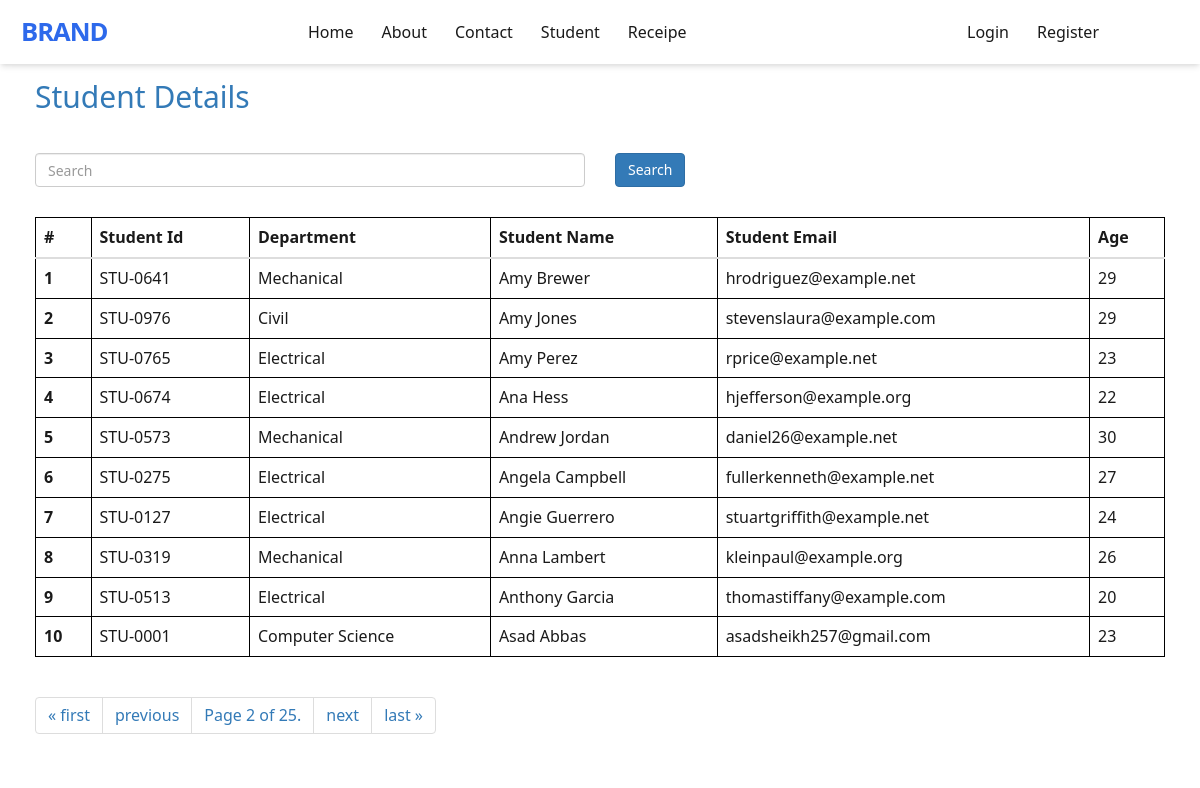
The app's page /student/?page=2 with its own data.
### vege/models.py (models this page shows)
class Student(models.Model):
    department = models.ForeignKey(Department, related_name='depart', on_delete=models.CASCADE)
    student_id = models.OneToOneField(StudentID, related_name='studentid', on_delete=models.CASCADE)
    student_name = models.CharField(max_length=100)
    student_email = models.EmailField(max_length=100)
    student_age = models.IntegerField(default=18)
    student_address = models.TextField()
    def __str__(self) -> str:
        return self.student_name
    class Meta:
        ordering = ['student_name']
        verbose_name  = 'student'

class StudentID(models.Model):
    student_id = models.CharField(max_length=100)
    def __str__(self) -> str:
        return self.student_id

class Department(models.Model):
    department = models.CharField(max_length=100)
    def __str__(self) -> str:
        return self.department
    class Meta:
        ordering = ['department']

### vege/views.py (the view, shortened to what this page needs)
# urls.py: path('student/', get_student, name="student"),
def get_student(request):
    queryset = Student.objects.all()
    paginator = Paginator(queryset, 10)  # Show 25 contacts per page.
    page_number = request.GET.get("page", 1)
    page_obj = paginator.get_page(page_number)
    context = {'page' : "Students", 'queryset' : page_obj, 'page_obj' : page_obj}
    print(page_obj.object_list)
    return render(request, 'report/student.html', context)

### vege/templates/report/student.html (shortened to what this page needs)
{% extends "base.html" %}
{% block start %}
<div class="container">
    <a id="studenthome" href="/student/"><h2>Student Details</h2></a>
</div>
<div class="container mt-5 tables">
        <form class="mb-4">
            <div class="row">
                <div class="col-md-6">
                    <input type="text" placeholder="Search" name="search" class="form-control">
                </div>
                <div class="col-md-6">
                    <button class="btn btn-primary" >Search</button>
                </div>
            </div>
        </form>
    <table class="table table-stiped">
        <thead>
            <tr>
                <th scope="col">#</th>
                <th scope="col">Student Id</th>
                <th scope="col">Department</th>
                <th scope="col">Student Name</th>
                <th scope="col">Student Email</th>
                <th scope="col">Age</th>
            </tr>
        </thead>
        <tbody>
            {% for student in queryset %}
            <tr>
                <th scope="row">{{forloop.counter}}</th>
                <td>{{ student.student_id }}</td>
                <td>{{ student.department }} </td>
                <td>{{ student.student_name }}</td>
                <td>{{ student.student_email }}</td>
                <td>{{ student.student_age }}</td>
            </tr>
            {% endfor %}
        </tbody>
    </table>
    <nav class="Page navigation example">
        <ul class="pagination">
                {% if page_obj.has_previous %}
                <li class="page-item"><a class="page-link" href="?page=1">&laquo; first</a></li>
                <li class="page-item"><a class="page-link" href="?page={{ page_obj.previous_page_number }}">previous</a></li>
                {% endif %}
                <li class="page-item">
                    <span class="current">
                        Page {{ page_obj.number }} of {{ page_obj.paginator.num_pages }}.
                    </span>
                </li>
                {% if page_obj.has_next %}
                <li class="page-item"><a class="page-link" href="?page={{ page_obj.next_page_number }}">next</a></li>
                <li class="page-item"><a class="page-link" href="?page={{ page_obj.paginator.num_pages }}">last &raquo;</a></li>
                {% endif %}
        </ul>
    </nav>
</div>
{% endblock %}

### home/static/home/index.css (style rules this page uses)
body { padding-top: 60px; }
:root { --color-black: #1a1a1a; --color-darks: #404040; --color-greys: #999; --color-light: #f2f2f2; --color-white: #fff; --color-blue-100: #5593f7; --color-blue-200: #2d69eb; --color-blue-300: #1c4aca; --shadow-small: 0 1px 3px 0 rgba(0, 0, 0, 0.1), 0 1px 2px 0 rgba(0, 0, 0, 0.06); --shadow-medium: 0 4px 6px -1px rgba(0, 0, 0, 0.1), 0 2px 4px -1px rgba(0, 0, 0, 0.06); --shadow-large: 0 10px 15px -3px rgba(0, 0, 0, 0.1), 0 4px 6px -2px rgba(0, 0, 0, 0.05); }
*, *::before, *::after { padding: 0; margin: 0; box-sizing: border-box; list-style: none; list-style-type: none; text-decoration: none; -webkit-font-smoothing: antialiased; -moz-osx-font-smoothing: grayscale; text-rendering: optimizeLegibility; }
html { font-size: 100%; box-sizing: inherit; scroll-behavior: smooth; height: -webkit-fill-available; }
body { font-family: "Rubik", ui-sans-serif, system-ui, -apple-system, sans-serif; font-size: 1rem; font-weight: 400; line-height: 1.5; color: var(--color-black); background-color: var(--color-white); }
a, button { cursor: pointer; border: none; outline: none; background: none; text-transform: unset; }
.container { max-width: 75rem; height: auto; margin: 0 auto; padding: 0 1.25rem; }

### vege/templates/report/student.html (style rules this page uses)
table, th, td, thead, tbody { border: 1px solid black; }
.tables { margin-top: 30px; }
form { margin-bottom: 30px; }
#studenthome { text-decoration: none; }

### records on screen
Student: student_id "STU-0641", department "Mechanical", student_name "Amy Brewer", student_email "hrodriguez@example.net", student_age "29"
Student: student_id "STU-0976", department "Civil", student_name "Amy Jones", student_email "stevenslaura@example.com", student_age "29"
Student: student_id "STU-0765", department "Electrical", student_name "Amy Perez", student_email "rprice@example.net", student_age "23"
Student: student_id "STU-0674", department "Electrical", student_name "Ana Hess", student_email "hjefferson@example.org", student_age "22"
Student: student_id "STU-0573", department "Mechanical", student_name "Andrew Jordan", student_email "daniel26@example.net", student_age "30"
Student: student_id "STU-0275", department "Electrical", student_name "Angela Campbell", student_email "fullerkenneth@example.net", student_age "27"
Student: student_id "STU-0127", department "Electrical", student_name "Angie Guerrero", student_email "stuartgriffith@example.net", student_age "24"
Student: student_id "STU-0319", department "Mechanical", student_name "Anna Lambert", student_email "kleinpaul@example.org", student_age "26"
Student: student_id "STU-0513", department "Electrical", student_name "Anthony Garcia", student_email "thomastiffany@example.com", student_age "20"
Student: student_id "STU-0001", department "Computer Science", student_name "Asad Abbas", student_email "asadsheikh257@gmail.com", student_age "23"

### other values on screen
{{ page_obj.number }} "2"
{{ page_obj.paginator.num_pages }} "25"
